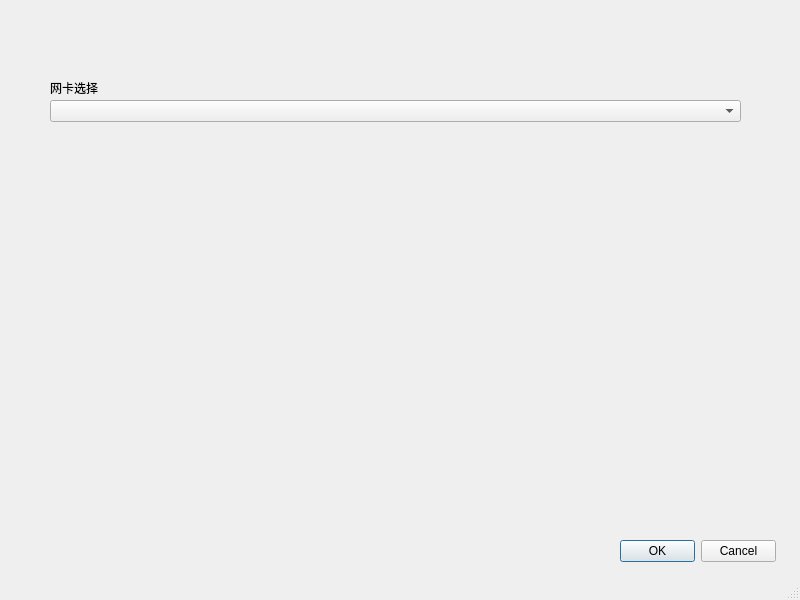
<?xml version="1.0" encoding="UTF-8"?>
<ui version="4.0">
 <class>ConfigGUI</class>
 <widget class="QMainWindow" name="ConfigGUI">
  <property name="geometry">
   <rect>
    <x>0</x>
    <y>0</y>
    <width>800</width>
    <height>600</height>
   </rect>
  </property>
  <property name="windowTitle">
   <string>MainWindow</string>
  </property>
  <widget class="QWidget" name="centralwidget">
   <widget class="QComboBox" name="adapterBox">
    <property name="geometry">
     <rect>
      <x>50</x>
      <y>100</y>
      <width>691</width>
      <height>22</height>
     </rect>
    </property>
   </widget>
   <widget class="QLabel" name="adapterLabel">
    <property name="geometry">
     <rect>
      <x>50</x>
      <y>80</y>
      <width>71</width>
      <height>16</height>
     </rect>
    </property>
    <property name="text">
     <string>网卡选择</string>
    </property>
   </widget>
   <widget class="QDialogButtonBox" name="buttonBox">
    <property name="geometry">
     <rect>
      <x>620</x>
      <y>540</y>
      <width>156</width>
      <height>23</height>
     </rect>
    </property>
    <property name="standardButtons">
     <set>QDialogButtonBox::Cancel|QDialogButtonBox::Ok</set>
    </property>
   </widget>
  </widget>
  <widget class="QStatusBar" name="statusbar"/>
 </widget>
 <resources/>
 <connections/>
</ui>
